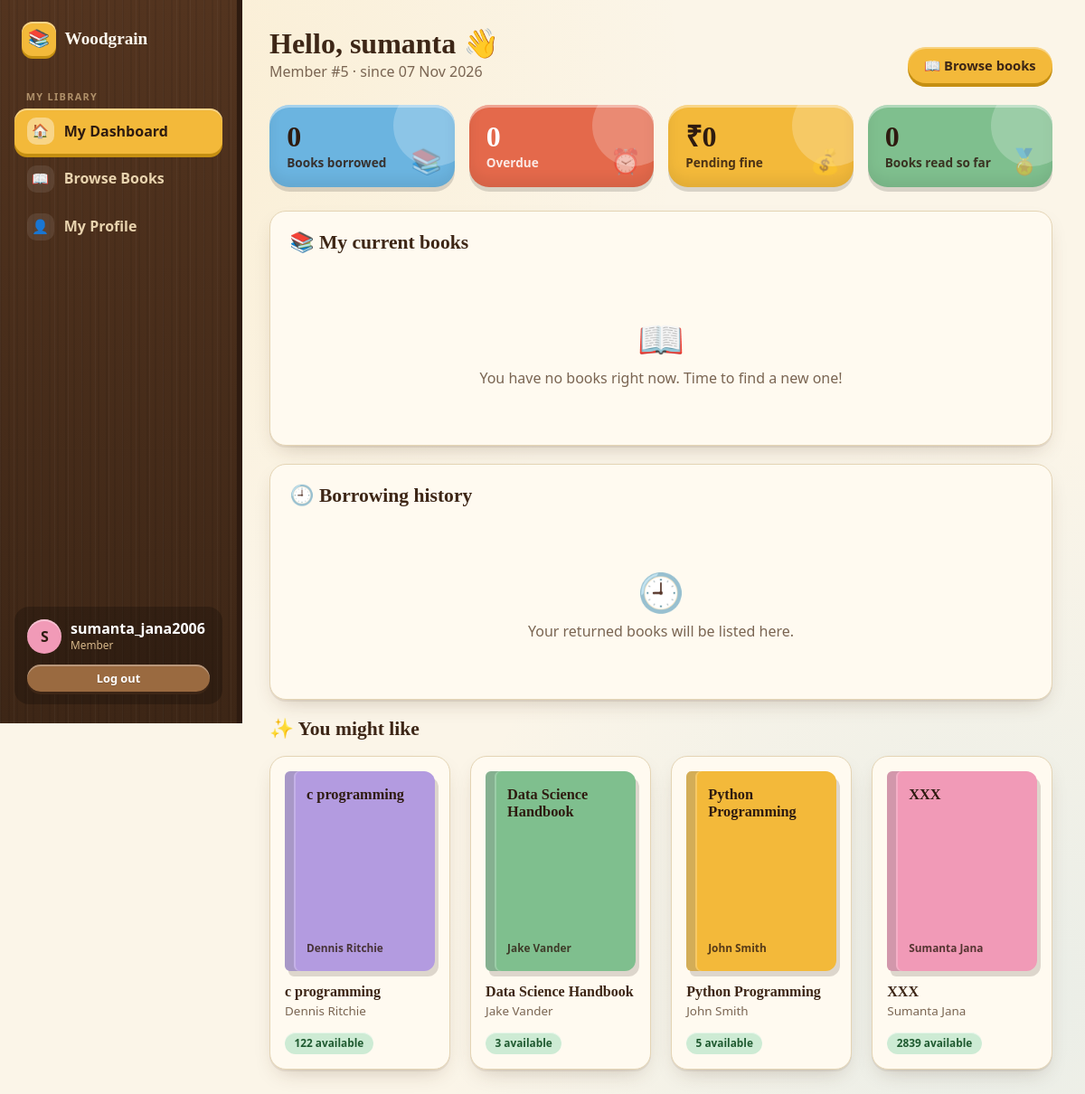
/member/dashboard (signed in), run on the app's committed database.
### tables this page shows
CREATE TABLE users (
                user_id       INTEGER PRIMARY KEY AUTOINCREMENT,
                username      TEXT NOT NULL UNIQUE,
                password_hash TEXT NOT NULL,
                role          TEXT NOT NULL
                              CHECK (role IN ('Admin', 'Member')),
                member_id     INTEGER,
                created_at    TEXT NOT NULL,
                FOREIGN KEY (member_id)
                    REFERENCES members(member_id)
            );

CREATE TABLE members (
                member_id INTEGER PRIMARY KEY AUTOINCREMENT,
                name      TEXT NOT NULL,
                email     TEXT UNIQUE,
                phone     TEXT,
                address   TEXT,
                join_date TEXT
            );

CREATE TABLE books (
                book_id          INTEGER PRIMARY KEY AUTOINCREMENT,
                title            TEXT NOT NULL,
                author           TEXT NOT NULL,
                isbn             TEXT UNIQUE,
                category         TEXT,
                publisher        TEXT,
                publication_year INTEGER,
                total_copies     INTEGER NOT NULL,
                available_copies INTEGER NOT NULL
            , cover_image TEXT, description TEXT);

### app.py (the view)
@app.route("/member/dashboard")
@member_required
def member_dashboard():
    member = webdata.get_member(g.user["member_id"])
    if member is None:
        abort(404)
    member_id = member["member_id"]
    return render_template(
        "member/dashboard.html", member=member,
        stats=webdata.member_summary(member_id),
        current=webdata.list_loans("active", member_id=member_id, per_page=50)["items"],
        history=webdata.list_loans("returned", member_id=member_id, per_page=50)["items"],
        suggestions=webdata.list_books(sort="popular", availability="available",
                                       per_page=4)["items"])

### app.py (called while the page is built)
def csrf_token():
    if "_csrf" not in session:
        session["_csrf"] = secrets.token_hex(16)
    return session["_csrf"]

@app.before_request
def check_csrf():
    if request.method in ("POST", "PUT", "PATCH", "DELETE") \
            and not request.path.startswith("/api/"):
        sent = request.form.get("csrf_token") or request.headers.get("X-CSRFToken", "")
        expected = session.get("_csrf", "")
        if not expected or not hmac.compare_digest(sent, expected):
            abort(400, description="csrf")

@app.before_request
def load_logged_in_user():
    g.user = None
    user_id = session.get("user_id")
    if user_id is not None:
        g.user = authentication.get_user_by_id(user_id)
        if g.user is None:
            session.clear()

@app.context_processor
def inject_globals():
    return {
        "current_user": g.get("user"),
        "LOAN_DAYS": webdata.LOAN_DAYS,
        "FINE_PER_DAY": webdata.FINE_PER_DAY,
        "MAX_RENEWALS": webdata.MAX_RENEWALS,
        "RENEW_DAYS": webdata.RENEW_DAYS,
        "today": webdata.today_text(),
    }

@app.template_filter("inr")
def inr_filter(value):
    try:
        number = float(value or 0)
    except (TypeError, ValueError):
        number = 0
    return f"₹{number:,.0f}" if number == int(number) else f"₹{number:,.2f}"

@app.template_filter("nice_date")
def nice_date_filter(value):
    from datetime import datetime
    try:
        return datetime.strptime(value, "%Y-%m-%d").strftime("%d %b %Y")
    except (TypeError, ValueError):
        return value or "—"

@app.after_request
def add_security_headers(response):
    response.headers["X-Content-Type-Options"] = "nosniff"
    response.headers["X-Frame-Options"] = "DENY"
    response.headers["Referrer-Policy"] = "same-origin"
    if not request.path.startswith("/static/"):
        response.headers["Cache-Control"] = "no-store"
    return response

def role_required(role):
    def decorator(view):
        @wraps(view)
        def wrapped(*args, **kwargs):
            if g.user is None:
                flash("Please log in first.", "warning")
                return redirect(url_for("login", next=request.path))
            if g.user["role"] != role:
                abort(403)
            return view(*args, **kwargs)
        return wrapped
    return decorator

### database.py (called while the page is built)
def close_connection(connection):
    if connection is not None:
        connection.close()

### webdata.py (called while the page is built)
def query_one(sql, params=()):
    rows = query(sql, params)
    return rows[0] if rows else None

### templates/member/dashboard.html (shortened to what this page needs)
{% extends "shell.html" %}
{% from "partials/_macros.html" import csrf, cover, stock, loan_status, empty %}
{% block content %}
<div class="page-head"><div><h1>Hello, {{ member.name.split(' ')[0] }} 👋</h1><p>Member #{{ member.member_id }} · since {{ member.join_date|nice_date }}</p></div><a class="btn btn-yellow" href="{{ url_for('catalog') }}">📖 Browse books</a></div>
<section class="stats">
  <div class="stat c-blue"><div class="num">{{ stats.borrowed }}</div><div class="lbl">Books borrowed</div><span class="ico">📚</span></div>
  <div class="stat c-red"><div class="num">{{ stats.overdue }}</div><div class="lbl">Overdue</div><span class="ico">⏰</span></div>
  <div class="stat c-yellow"><div class="num">{{ stats.pending_fine|inr }}</div><div class="lbl">Pending fine</div><span class="ico">💰</span></div>
  <div class="stat c-green"><div class="num">{{ stats.total_read }}</div><div class="lbl">Books read so far</div><span class="ico">🏅</span></div>
</section>
<div class="card mb"><h2 class="mb">📚 My current books</h2>
{% if current %}<div class="table-wrap"><table><thead><tr><th>Book</th><th>Issued</th><th>Due</th><th>Status</th><th>Fine</th><th></th></tr></thead><tbody>
{% for l in current %}<tr class="{{ 'row-overdue' if l.is_overdue }}">
  <td><div class="cell-book">{{ cover(l, true) }}<div><div class="title">{{ l.title }}</div><div class="muted small">{{ l.author }}</div></div></div></td>
  <td class="nowrap">{{ l.issue_date|nice_date }}</td><td class="nowrap">{{ l.due_date|nice_date }}{% if l.renewals %} <span class="badge purple">↻{{ l.renewals }}</span>{% endif %}</td>
  <td>{{ loan_status(l) }}</td><td>{{ l.current_fine|inr }}</td>
  <td>{% if l.can_renew %}<form method="post" action="{{ url_for('member_renew', loan_id=l.loan_id) }}">{{ csrf() }}<button class="btn btn-blue btn-sm" type="submit">Renew +{{ RENEW_DAYS }}d</button></form>{% elif l.is_overdue %}<span class="muted small">Return at the desk</span>{% else %}<span class="muted small">Max renewals</span>{% endif %}</td>
</tr>{% endfor %}</tbody></table></div>
{% else %}{{ empty('📖','You have no books right now. Time to find a new one!') }}{% endif %}</div>
<div class="card mb"><h2 class="mb">🕘 Borrowing history</h2>
{% if history %}<div class="table-wrap"><table><thead><tr><th>Book</th><th>Issued</th><th>Returned</th><th>Fine paid</th></tr></thead><tbody>
{% for l in history %}<tr><td class="title">{{ l.title }}<div class="muted small" style="font-weight:400">{{ l.author }}</div></td><td>{{ l.issue_date|nice_date }}</td><td>{{ l.return_date|nice_date }}</td><td>{{ l.fine_amount|inr }}</td></tr>{% endfor %}</tbody></table></div>
{% else %}{{ empty('🕘','Your returned books will be listed here.') }}{% endif %}</div>
{% if suggestions %}<div class="card-head"><h2>✨ You might like</h2></div>
<div class="book-grid">{% for b in suggestions %}<a class="book-card" href="{{ url_for('book_detail', book_id=b.book_id) }}">{{ cover(b) }}<h3>{{ b.title }}</h3><div class="meta">{{ b.author }}</div><div class="foot">{{ stock(b) }}</div></a>{% endfor %}</div>{% endif %}
{% endblock %}

### templates/shell.html (shortened to what this page needs)
{% extends "base.html" %}
{% set admin = current_user.role == 'Admin' %}
{% macro link(endpoint, icon, label, match=None) %}
  {% set on = request.endpoint in (match or [endpoint]) %}
  <a class="side-link {{ 'active' if on }}" href="{{ url_for(endpoint) }}"><span class="i">{{ icon }}</span>{{ label }}</a>
{% endmacro %}
{% block body %}
<div class="shell" id="shell">
  <aside class="sidebar wood">
    <a href="{{ url_for('index') }}" class="brand"><span class="logo">📚</span> Woodgrain</a>
    {% if admin %}
      <div class="side-label">Overview</div>
      {{ link('admin_dashboard', '🏠', 'Dashboard') }}
      <div class="side-label">Library</div>
      {{ link('manage_books', '📖', 'Books', ['manage_books','add_book','edit_book']) }}
      {{ link('manage_members', '👥', 'Members', ['manage_members','add_member','edit_member','member_detail']) }}
      {{ link('manage_loans', '🔄', 'Issue & Return') }}
      {{ link('reports_page', '📊', 'Reports') }}
      <div class="side-label">Developers</div>
      {{ link('api_page', '🔑', 'API & Keys') }}
    {% else %}
      <div class="side-label">My library</div>
      {{ link('member_dashboard', '🏠', 'My Dashboard') }}
      {{ link('catalog', '📖', 'Browse Books', ['catalog','book_detail']) }}
      {{ link('member_profile', '👤', 'My Profile') }}
    {% endif %}
    <div class="side-user">
      <div class="who"><div class="avatar">{{ current_user.username[:1]|upper }}</div>
        <div><div class="nm">{{ current_user.username }}</div><div class="rl">{{ current_user.role }}</div></div></div>
      <form method="post" action="{{ url_for('logout') }}"><input type="hidden" name="csrf_token" value="{{ csrf_token() }}"><button class="btn btn-wood btn-sm btn-block" type="submit">Log out</button></form>
    </div>
  </aside>
  <main class="content">
    {% block content %}{% endblock %}
  </main>
</div>
{% endblock %}

### templates/partials/_macros.html (shortened to what this page needs)
{% macro cover(book, small=false) %}
<div class="cover k{{ book.book_id % 7 }}{% if small %} sm{% endif %}">
  {% if book.cover_image %}
    <img src="{{ url_for('static', filename=book.cover_image) }}" alt="Cover of {{ book.title }}" loading="lazy">
  {% else %}
    <div class="ct">{{ book.title }}</div>
    <div class="ca">{{ book.author }}</div>
  {% endif %}
</div>
{% endmacro %}
{% macro stock(book) %}
  {% if book.available_copies > 0 %}
    <span class="badge green">{{ book.available_copies }} available</span>
  {% else %}
    <span class="badge red">All out</span>
  {% endif %}
{% endmacro %}
{% macro empty(icon, text) %}
<div class="empty"><div class="big">{{ icon }}</div><p>{{ text }}</p></div>
{% endmacro %}

### data on the page
users: username "S", username "sumanta_jana2006", role "Member"
members: name "sumanta", member_id "5", join_date|nice_date "07 Nov 2026"
books: title "c programming", author "Dennis Ritchie", available_copies "122"
books: title "Data Science Handbook", author "Jake Vander", available_copies "3"
books: title "Python Programming", author "John Smith", available_copies "5"
books: title "XXX", author "Sumanta Jana", available_copies "2839"

### other printed values
{{ icon }} "🏠 📖 👤"
{{ label }} "My Dashboard Browse Books My Profile"
{{ stats.borrowed }} "0"
{{ stats.overdue }} "0"
{{ stats.pending_fine|inr }} "₹0"
{{ stats.total_read }} "0"
{{ icon }} "📖 🕘"
{{ text }} "You have no books right now. Time to find a new one! Your returned books will be listed here."
